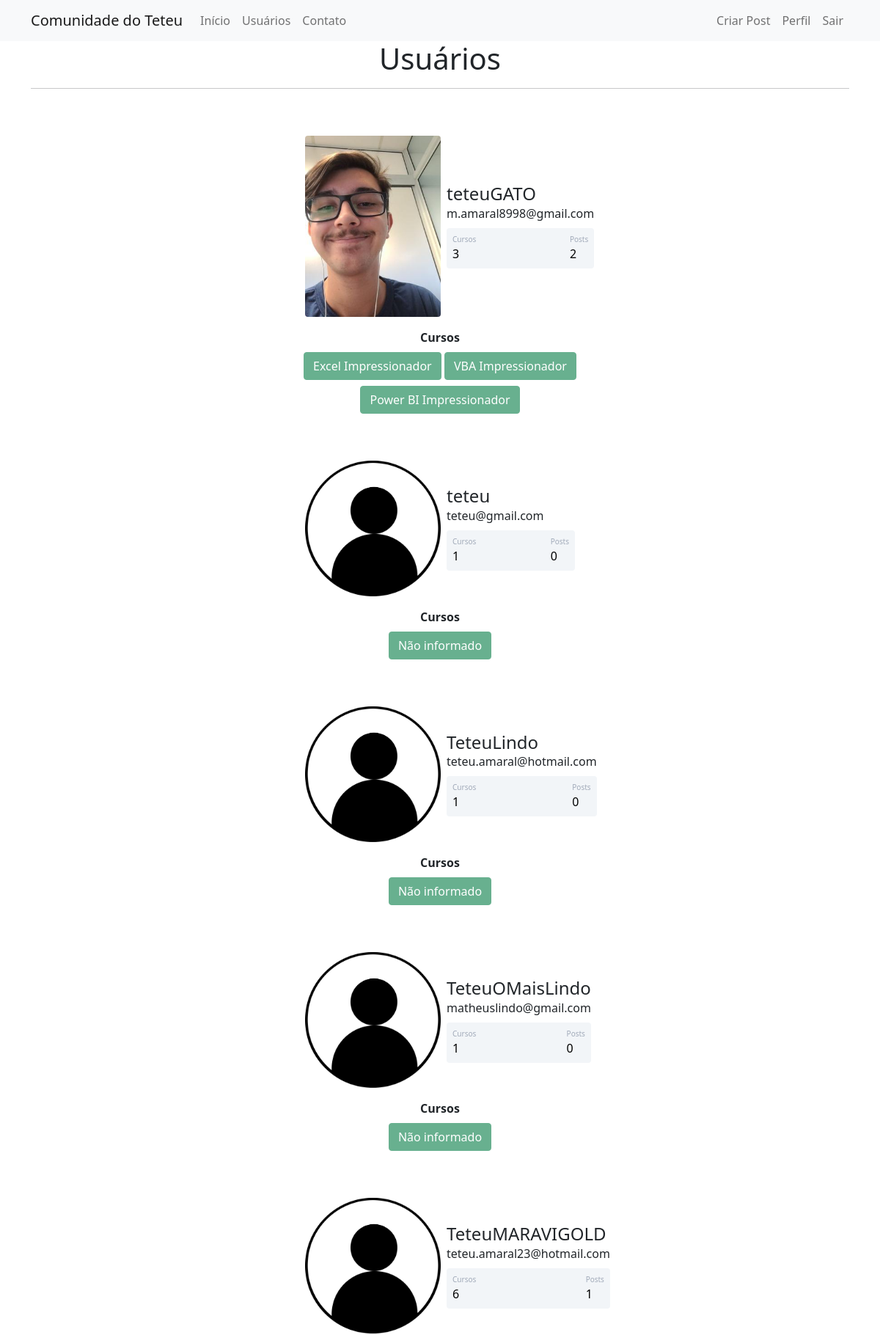
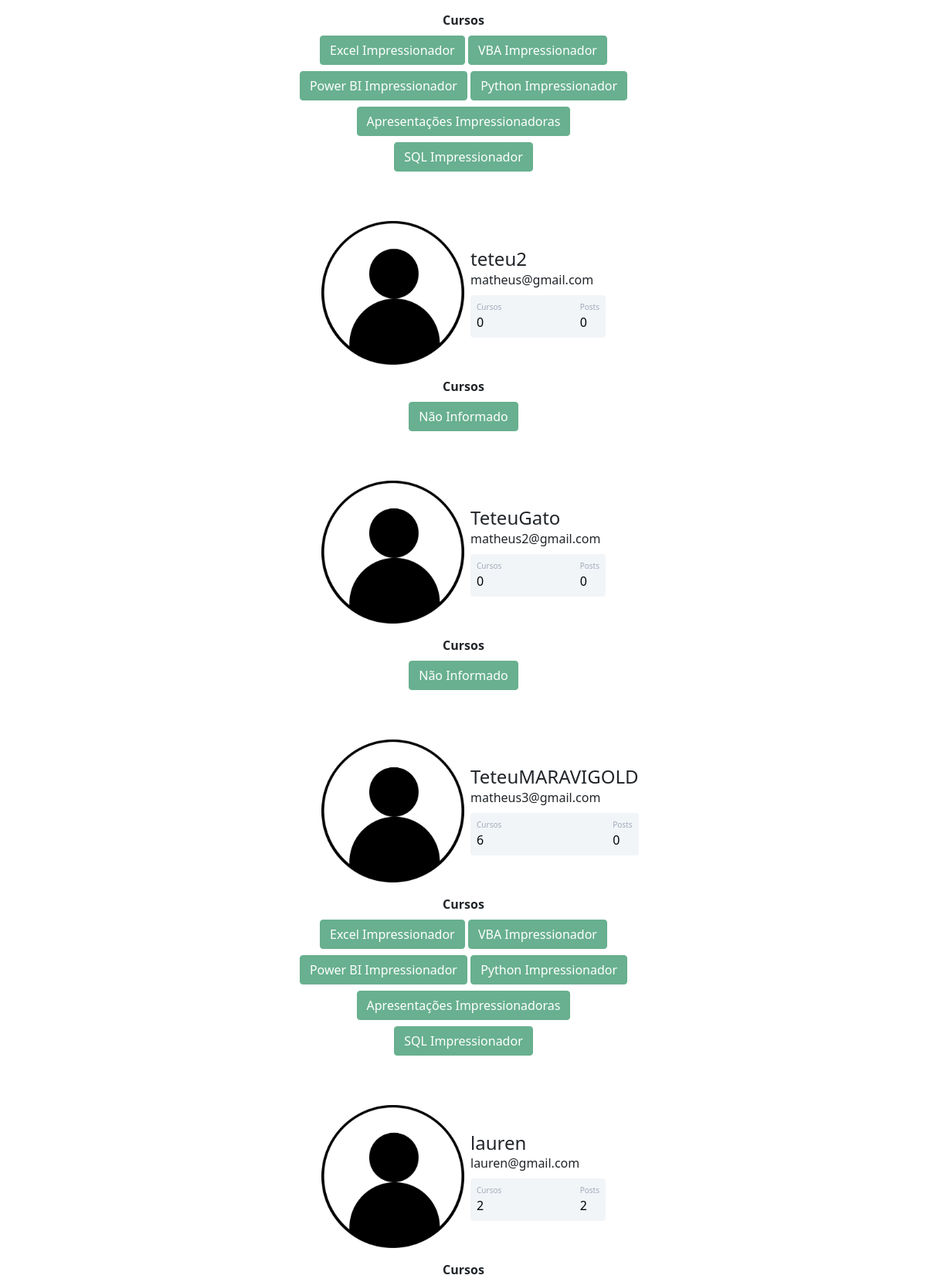
The app's page /usuarios (signed in, upper part) with its own data (2 pictures, top to bottom).
### comunidadeteteu/models.py (models this page shows)
class Usuario(database.Model, UserMixin):
    id = database.Column(database.Integer, primary_key=True)
    username = database.Column(database.String, nullable=False)
    email = database.Column(database.String, nullable=False, unique=True)
    senha = database.Column(database.String, nullable=False)
    foto_perfil = database.Column(database.String, default='default.jpg')
    posts = database.relationship('Post', backref='autor', lazy=True)
    cursos = database.Column(database.String, nullable=False, default='Não Informado')
    def contar_posts(self):
        return len(self.posts)

### comunidadeteteu/routes.py (the view)
@app.route('/usuarios')
@login_required
def usuarios():
    lista_usuarios = Usuario.query.all()
    return render_template('usuarios.html', lista_usuarios=lista_usuarios)

### comunidadeteteu/models.py (called while the page is built)
@login_manager.user_loader
def load_usuario(id_usuario):
    return Usuario.query.get(int(id_usuario))

### comunidadeteteu/templates/usuarios.html (shortened to what this page needs)
{% extends 'base.html' %}
{% block body %}
    <div class="container">
        <div style="text-align: center">
            <h1>Usuários</h1>
        </div>
        <hr>
        {% for usuario in lista_usuarios %}
             <div class="container mt-5 d-flex justify-content-center">
                <div class="card p-3">
                    <div class="d-flex align-items-center">
                        <div class="image pe-2"> <img src="{{ url_for('static', filename='fotos_perfil/{}'.format(usuario.foto_perfil)) }}" class="rounded" width="185"> </div>
                        <div class="ml-3 w-100">
                            <h4 class="mb-0 mt-0">{{ usuario.username }}</h4> <span>{{ usuario.email }}</span>
                            <div class="p-2 mt-2 bg-primary d-flex justify-content-between rounded text-white stats">
                                {% if 'Não Informado' in usuario.cursos or usuario.cursos == '' %}
                                    <div class="d-flex flex-column"> <span class="articles">Cursos</span> <span class="number1">0</span> </div>
                                {% else %}
                                    <div class="d-flex flex-column"> <span class="articles">Cursos</span> <span class="number1">{{ usuario.cursos.count(';') + 1 }}</span> </div>
                                {% endif %}
                                <div class="d-flex flex-column"> <span class="rating">Posts</span> <span class="number3">{{ usuario.contar_posts() }}</span> </div>
                            </div>
                        </div>
                    </div>
                </div>
            </div>
            <div class="row justify-content-center">
                <div class="col col-5" style="text-align: center">
                    {% if usuario.cursos %}
                        <strong>Cursos</strong><br>
                        {% for curso in usuario.cursos.split(';') %}
                            <button type="button" class="btn btn-success mt-2" disabled>{{ curso }}</button>
                        {% endfor %}
                    {% else %}
                        <strong>Cursos</strong><br>
                        <button type="button" class="btn btn-success mt-2" disabled>Não Informado</button>
                    {% endif %}
                </div>
            </div>
        {% endfor %}
    </div>
{% endblock %}

### comunidadeteteu/static/main.css (style rules this page uses)
.card { width: 400px; border: none; border-radius: 10px; background-color: #fff }
.stats { background: #f2f5f8 !important; color: #000 !important }
.articles { font-size: 10px; color: #a1aab9 }
.number1 { font-weight: 500 }
.rating { font-size: 10px; color: #a1aab9 }
.number3 { font-weight: 500 }

### records on screen
Usuario: foto_perfil (picture), username "teteuGATO", email "m.amaral8998@gmail.com", cursos "3", contar_posts "2", curso "Excel Impressionador" "VBA Impressionador" "Power BI Impressionador"
Usuario: foto_perfil (placeholder picture), username "teteu", email "teteu@gmail.com", cursos "1", contar_posts "0", cursos "Não informado"
Usuario: foto_perfil (placeholder picture), username "TeteuLindo", email "teteu.amaral@hotmail.com", cursos "1", contar_posts "0", cursos "Não informado"
Usuario: foto_perfil (placeholder picture), username "TeteuOMaisLindo", email "matheuslindo@gmail.com", cursos "1", contar_posts "0", cursos "Não informado"
Usuario: foto_perfil (placeholder picture), username "TeteuMARAVIGOLD", email "teteu.amaral23@hotmail.com", cursos "6", contar_posts "1", curso "Excel Impressionador" "VBA Impressionador" "Power BI Impressionador" "Python Impressionador" "Apresentações Impressionadoras" "SQL Impressionador"
Usuario: foto_perfil (placeholder picture), username "teteu2", email "matheus@gmail.com", cursos "Cursos", contar_posts "0"
Usuario: foto_perfil (placeholder picture), username "TeteuGato", email "matheus2@gmail.com", cursos "Cursos", contar_posts "0"
Usuario: foto_perfil (placeholder picture), username "TeteuMARAVIGOLD", email "matheus3@gmail.com", cursos "6", contar_posts "0", curso "Excel Impressionador" "VBA Impressionador" "Power BI Impressionador" "Python Impressionador" "Apresentações Impressionadoras" "SQL Impressionador"
Usuario: foto_perfil (placeholder picture), username "lauren", email "lauren@gmail.com", cursos "2", contar_posts "2"
